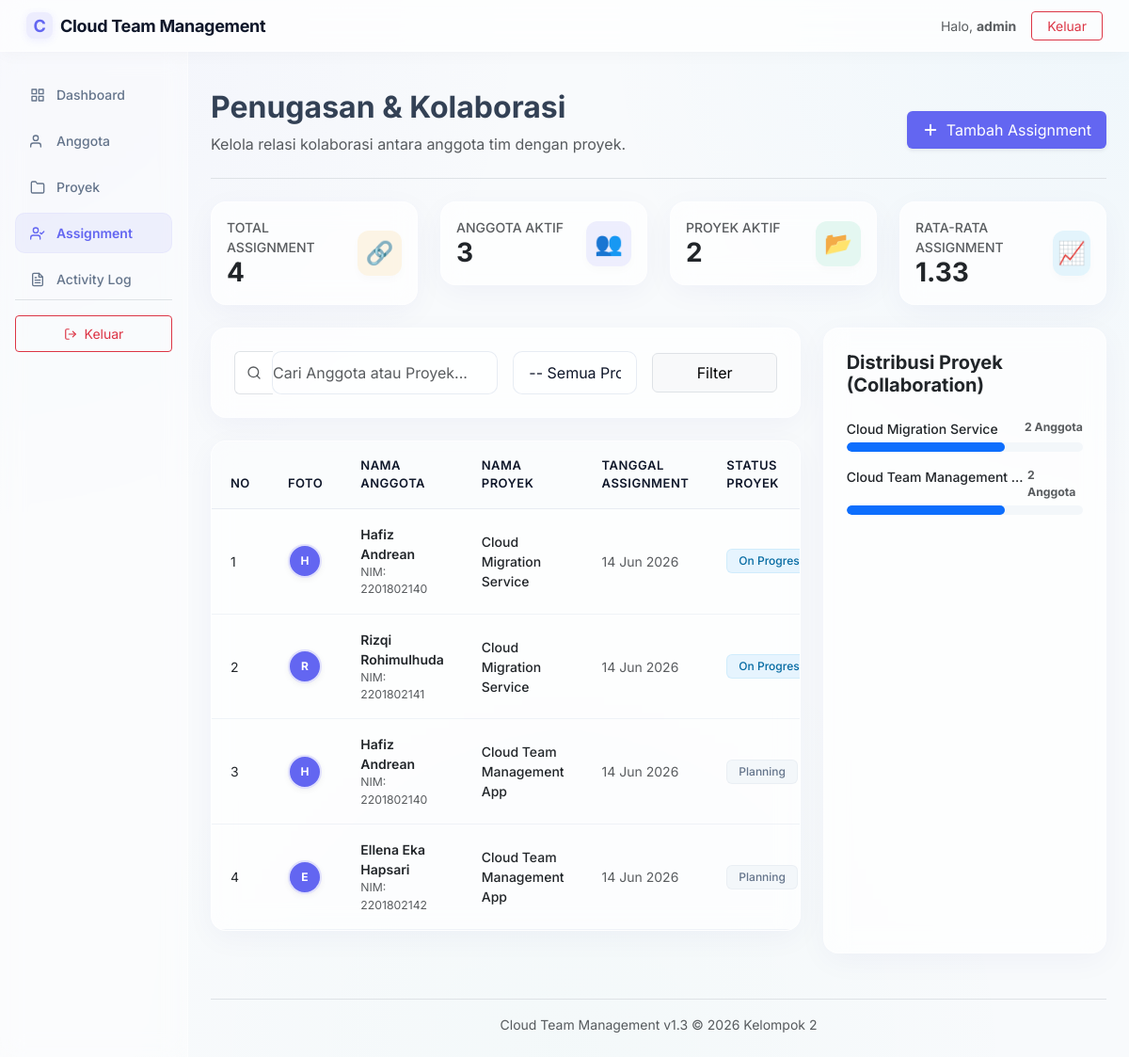
Page /assignment/index.php (signed in) on the committed database.
### tables this page shows
CREATE TABLE `anggota_proyek` (
  `id` INT AUTO_INCREMENT PRIMARY KEY,
  `anggota_id` INT NOT NULL,
  `proyek_id` INT NOT NULL,
  `created_at` TIMESTAMP DEFAULT CURRENT_TIMESTAMP,
  CONSTRAINT `fk_ap_anggota` FOREIGN KEY (`anggota_id`) REFERENCES `anggota` (`id`) ON DELETE CASCADE ON UPDATE CASCADE,
  CONSTRAINT `fk_ap_proyek` FOREIGN KEY (`proyek_id`) REFERENCES `proyek` (`id`) ON DELETE CASCADE ON UPDATE CASCADE,
  UNIQUE KEY `uk_anggota_proyek` (`anggota_id`, `proyek_id`)
);

CREATE TABLE `anggota` (
  `id` INT AUTO_INCREMENT PRIMARY KEY,
  `nama` VARCHAR(100) NOT NULL,
  `nim` VARCHAR(50) NOT NULL UNIQUE,
  `email` VARCHAR(100) NULL UNIQUE,
  `foto` VARCHAR(255) NULL,
  `id_user` INT UNIQUE NULL,
  `created_at` TIMESTAMP DEFAULT CURRENT_TIMESTAMP,
  `updated_at` TIMESTAMP DEFAULT CURRENT_TIMESTAMP ON UPDATE CURRENT_TIMESTAMP,
  CONSTRAINT `fk_anggota_users` FOREIGN KEY (`id_user`) REFERENCES `users` (`id`) ON DELETE SET NULL ON UPDATE CASCADE
);

CREATE TABLE `proyek` (
  `id` INT AUTO_INCREMENT PRIMARY KEY,
  `nama_proyek` VARCHAR(100) NOT NULL,
  `deskripsi` TEXT NULL,
  `status` ENUM('direncanakan', 'berjalan', 'selesai', 'tertunda') NOT NULL DEFAULT 'direncanakan',
  `deadline` DATE NOT NULL,
  `created_at` TIMESTAMP DEFAULT CURRENT_TIMESTAMP,
  `updated_at` TIMESTAMP DEFAULT CURRENT_TIMESTAMP ON UPDATE CURRENT_TIMESTAMP
);

### assignment/helper.php (called while the page is built, shortened)
<?php
function getAssignmentStats($db) {
    try {
        $totalAssignments = $db->query("SELECT COUNT(*) FROM anggota_proyek")->fetchColumn();
        $totalActiveMembers = $db->query("SELECT COUNT(DISTINCT anggota_id) FROM anggota_proyek")->fetchColumn();
        $totalActiveProjects = $db->query("SELECT COUNT(DISTINCT proyek_id) FROM anggota_proyek")->fetchColumn();
        $avg = 0;
        if ($totalActiveMembers > 0) {
            $avg = round($totalAssignments / $totalActiveMembers, 2);
        }
        return [
            'total_assignments'   => $totalAssignments,
            'total_active_members' => $totalActiveMembers,
            'total_active_projects' => $totalActiveProjects,
            'average_assignments'  => $avg
        ];
    } catch (PDOException $e) {
        return [
            'total_assignments'   => 0,
            'total_active_members' => 0,
            'total_active_projects' => 0,
            'average_assignments'  => 0
        ];
    }
}
function getProjectDistribution($db) {
    try {
        $totalMembers = $db->query("SELECT COUNT(*) FROM anggota")->fetchColumn();
        $query = "
            SELECT p.id, p.nama_proyek, COUNT(ap.id) AS member_count
            FROM proyek p
            LEFT JOIN anggota_proyek ap ON p.id = ap.proyek_id
            GROUP BY p.id, p.nama_proyek
            ORDER BY member_count DESC, p.nama_proyek ASC
        ";
        $projects = $db->query($query)->fetchAll();
        $distribution = [];
        foreach ($projects as $p) {
            $count = (int)$p['member_count'];
            $percentage = round(($count / $totalMembers) * 100);
            $distribution[] = [
                'nama_proyek' => $p['nama_proyek'],
                'count' => $count,
                'percentage' => $percentage
            ];
        }
        return $distribution;
    } catch (PDOException $e) {
        return [];
    }
}

### assignment/index.php (the view, shortened to what this page needs)
<?php
require_once __DIR__ . '/../config/layout.php';
require_once __DIR__ . '/helper.php';
require_once __DIR__ . '/../proyek/helper.php';
$db = Database::getConnection();
$search = isset($_GET['search']) ? trim($_GET['search']) : '';
$proyekFilter = isset($_GET['proyek_id']) && is_numeric($_GET['proyek_id']) ? (int)$_GET['proyek_id'] : 0;
$limit = 10;
$page = isset($_GET['page']) && is_numeric($_GET['page']) ? (int)$_GET['page'] : 1;
$offset = ($page - 1) * $limit;
try {
    $stats = getAssignmentStats($db);
    $distribution = getProjectDistribution($db);
    $whereSql = '';
    $query = "
        SELECT ap.id, ap.created_at, a.nama, a.nim, a.foto, p.nama_proyek, p.status, p.deadline
        FROM anggota_proyek ap
        JOIN anggota a ON ap.anggota_id = a.id
        JOIN proyek p ON ap.proyek_id = p.id
        $whereSql
        ORDER BY ap.created_at DESC
        LIMIT :limit OFFSET :offset
    ";
    $stmt = $db->prepare($query);
    $stmt->bindValue(':limit', $limit, PDO::PARAM_INT);
    $stmt->bindValue(':offset', $offset, PDO::PARAM_INT);
    $stmt->execute();
    $assignments = $stmt->fetchAll();
} catch (PDOException $e) {
    $_SESSION['flash_error'] = 'Database error: ' . $e->getMessage();
    $assignments = [];
    $stats = ['total_assignments' => 0, 'total_active_members' => 0, 'total_active_projects' => 0, 'average_assignments' => 0];
    $distribution = [];
    $projectsDropdown = [];
    $filteredTotal = 0;
    $totalPages = 1;
}
?>
<div class="d-flex justify-content-between flex-wrap flex-md-nowrap align-items-center pt-3 pb-2 mb-4 border-bottom">
    <div>
        <h1 class="h2 fw-bold welcome-title" id="page-title">Penugasan & Kolaborasi</h1>
        <p class="welcome-subtitle text-muted">Kelola relasi kolaborasi antara anggota tim dengan proyek.</p>
    </div>
    <div class="btn-toolbar mb-2 mb-md-0">
        <a href="create.php" class="btn btn-primary d-flex align-items-center gap-2 py-2 px-3 shadow-sm border-0" style="background-color: var(--primary-color);">
            <svg width="18" height="18" viewBox="0 0 24 24" fill="none" stroke="currentColor" stroke-width="2.5" stroke-linecap="round" stroke-linejoin="round"><line x1="12" y1="5" x2="12" y2="19"></line><line x1="5" y1="12" x2="19" y2="12"></line></svg>
            <span>Tambah Assignment</span>
        </a>
    </div>
</div>
<?php if ($stats['total_assignments'] == 0 && empty($search) && $proyekFilter == 0): ?>
    <div class="card border-0 shadow-sm p-5 text-center my-4">
        <div class="py-5">
            <div class="display-3 mb-3">🔗</div>
            <h3 class="fw-bold text-dark">Belum Ada Assignment</h3>
            <p class="text-muted mx-auto" style="max-width: 480px;">Sistem belum mencatat penugasan anggota ke proyek apa pun. Hubungkan anggota tim Anda ke proyek untuk mulai berkolaborasi.</p>
            <a href="create.php" class="btn btn-primary px-4 py-2 mt-3 border-0" style="background-color: var(--primary-color);">
                Tambah Assignment Pertama
            </a>
        </div>
    </div>
<?php else: ?>
    <div class="row g-4 mb-4">
        <div class="col-6 col-lg-3">
            <div class="card p-3 border-0 shadow-sm d-flex flex-row align-items-center justify-content-between">
                <div>
                    <span class="text-muted d-block small fw-medium text-uppercase tracking-wider">Total Assignment</span>
                    <h3 class="fw-bold mb-0 text-dark"><?php echo $stats['total_assignments']; ?></h3>
                </div>
                <div class="card-summary-icon assignment small">🔗</div>
            </div>
        </div>
        <div class="col-6 col-lg-3">
            <div class="card p-3 border-0 shadow-sm d-flex flex-row align-items-center justify-content-between">
                <div>
                    <span class="text-muted d-block small fw-medium text-uppercase tracking-wider">Anggota Aktif</span>
                    <h3 class="fw-bold mb-0 text-dark"><?php echo $stats['total_active_members']; ?></h3>
                </div>
                <div class="card-summary-icon users small">👥</div>
            </div>
        </div>
        <div class="col-6 col-lg-3">
            <div class="card p-3 border-0 shadow-sm d-flex flex-row align-items-center justify-content-between">
                <div>
                    <span class="text-muted d-block small fw-medium text-uppercase tracking-wider">Proyek Aktif</span>
                    <h3 class="fw-bold mb-0 text-dark"><?php echo $stats['total_active_projects']; ?></h3>
                </div>
                <div class="card-summary-icon proyek small">📂</div>
            </div>
        </div>
        <div class="col-6 col-lg-3">
            <div class="card p-3 border-0 shadow-sm d-flex flex-row align-items-center justify-content-between">
                <div>
                    <span class="text-muted d-block small fw-medium text-uppercase tracking-wider">Rata-rata Assignment</span>
                    <h3 class="fw-bold mb-0 text-dark"><?php echo number_format($stats['average_assignments'], 2); ?></h3>
                </div>
                <div class="card-summary-icon anggota small">📈</div>
            </div>
        </div>
    </div>
    <div class="row g-4">
        <div class="col-12 col-xl-8">
            <div class="card border-0 shadow-sm p-4 mb-4">
                <form method="GET" action="index.php" class="row g-3 align-items-center">
                    <div class="col-12 col-md-6">
                        <div class="input-group">
                            <span class="input-group-text bg-white border-end-0 text-muted">
                                <svg width="16" height="16" viewBox="0 0 24 24" fill="none" stroke="currentColor" stroke-width="2" stroke-linecap="round" stroke-linejoin="round"><circle cx="11" cy="11" r="8"></circle><line x1="21" y1="21" x2="16.65" y2="16.65"></line></svg>
                            </span>
                            <input type="text" name="search" class="form-control border-start-0 ps-0" placeholder="Cari Anggota atau Proyek..." value="<?php echo htmlspecialchars($search); ?>">
                        </div>
                    </div>
                    <div class="col-12 col-sm-6 col-md-3">
                        <select name="proyek_id" class="form-select">
                            <option value="">-- Semua Proyek --</option>
                        </select>
                    </div>
                    <div class="col-12 col-sm-6 col-md-3 d-flex gap-2">
                        <button type="submit" class="btn btn-light border w-100 py-2">Filter</button>
                    </div>
                </form>
            </div>
            <div class="card border-0 shadow-sm p-0 mb-4 overflow-hidden">
                <div class="table-responsive">
                    <table class="table table-hover table-custom mb-0">
                        <thead>
                            <tr>
                                <th style="width: 50px;">No</th>
                                <th style="width: 70px;">Foto</th>
                                <th>Nama Anggota</th>
                                <th>Nama Proyek</th>
                                <th>Tanggal Assignment</th>
                                <th>Status Proyek</th>
                            </tr>
                        </thead>
                        <tbody>
                            <?php if (empty($assignments)): ?>
                                <tr>
                                    <td colspan="7" class="text-center text-muted py-4">
                                        Tidak ada data penugasan ditemukan.
                                    </td>
                                </tr>
                            <?php else: ?>
                                <?php
                                $no = $offset + 1;
                                foreach ($assignments as $a):
                                ?>
                                    <tr>
                                        <td><?php echo $no++; ?></td>
                                        <td>
                                            <?php
                                            $avatarPath = '../uploads/' . $a['foto'];
                                            if (!empty($a['foto']) && file_exists(__DIR__ . '/../' . $avatarPath)):
                                            ?>
                                                <img src="<?php echo htmlspecialchars($avatarPath); ?>" alt="Avatar" class="avatar-mini" style="width: 36px; height: 36px;">
                                            <?php else: ?>
                                                <div class="avatar-mini text-uppercase fw-bold" style="width: 36px; height: 36px; font-size: 12px; background-color: var(--primary-color); color: #ffffff;">
                                                    <?php echo htmlspecialchars(substr($a['nama'], 0, 1)); ?>
                                                </div>
                                            <?php endif; ?>
                                        </td>
                                        <td>
                                            <div class="fw-semibold text-dark"><?php echo htmlspecialchars($a['nama']); ?></div>
                                            <div class="text-muted small">NIM: <?php echo htmlspecialchars($a['nim']); ?></div>
                                        </td>
                                        <td class="text-dark fw-medium text-wrap" style="max-width: 200px;">
                                            <?php echo htmlspecialchars($a['nama_proyek']); ?>
                                        </td>
                                        <td class="text-muted small">
                                            <?php echo date('d M Y', strtotime($a['created_at'])); ?>
                                        </td>
                                        <td>
                                            <?php echo getProjectStatusBadge($a['status'], $a['deadline']); ?>
                                        </td>
                                    </tr>
                                <?php endforeach; ?>
                            <?php endif; ?>
                        </tbody>
                    </table>
                </div>
            </div>
        </div>
        <div class="col-12 col-xl-4">
            <div class="card border-0 shadow-sm p-4 h-100">
                <h5 class="fw-bold text-dark mb-4">Distribusi Proyek (Collaboration)</h5>
                <?php if (empty($distribution)): ?>
                    <p class="text-muted small">Belum ada data distribusi.</p>
                <?php else: ?>
                    <div class="d-flex flex-column gap-3">
                        <?php foreach ($distribution as $d): ?>
                            <div>
                                <div class="d-flex justify-content-between small mb-1">
                                    <span class="fw-medium text-dark text-truncate" style="max-width: 220px;" title="<?php echo htmlspecialchars($d['nama_proyek']); ?>">
                                        <?php echo htmlspecialchars($d['nama_proyek']); ?>
                                    </span>
                                    <span class="text-muted small fw-bold">
                                        <?php echo $d['count']; ?> Anggota
                                    </span>
                                </div>
                                <div class="progress" style="height: 10px;">
                                    <div class="progress-bar bg-primary" role="progressbar" style="width: <?php echo $d['percentage']; ?>%" aria-valuenow="<?php echo $d['percentage']; ?>" aria-valuemin="0" aria-valuemax="100"></div>
                                </div>
                            </div>
                        <?php endforeach; ?>
                    </div>
                <?php endif; ?>
            </div>
        </div>
    </div>
<?php endif; ?>

### proyek/helper.php (shortened to what this page needs)
<?php
function getProjectStatusLabel($status) {
    switch ($status) {
        case 'direncanakan':
            return 'Planning';
        case 'berjalan':
            return 'On Progress';
    }
}
function getProjectStatusBadge($status, $deadline) {
    $statusLabel = getProjectStatusLabel($status);
    $badgeClass = 'badge-planning';
    switch ($status) {
        case 'berjalan':
            $badgeClass = 'badge-progress';
            break;
    }
    $html = '<span class="badge ' . $badgeClass . '">' . htmlspecialchars($statusLabel) . '</span>';
    $today = date('Y-m-d');
    return $html;
}

### rows in the picture
anggota_proyek: anggota.nama "H", anggota.nama "Hafiz Andrean", anggota.nim "2201802140", proyek.nama_proyek "Cloud Migration Service", created_at "14 Jun 2026", proyek.status "On…"
anggota_proyek: anggota.nama "R", anggota.nama "Rizqi Rohimulhuda", anggota.nim "2201802141", proyek.nama_proyek "Cloud Migration Service", created_at "14 Jun 2026", proyek.status "On…"
anggota_proyek: anggota.nama "H", anggota.nama "Hafiz Andrean", anggota.nim "2201802140", proyek.nama_proyek "Cloud Team Management App", created_at "14 Jun 2026", proyek.status "Planning"
anggota_proyek: anggota.nama "E", anggota.nama "Ellena Eka Hapsari", anggota.nim "2201802142", proyek.nama_proyek "Cloud Team Management App", created_at "14 Jun 2026", proyek.status "Planning"
proyek: nama_proyek "Cloud Migration Service", count "2", $d['percentage'] 67 (drawn)

### other values in the picture
$currentUser['nama'] "admin"
$stats['total_assignments'] "4"
$stats['total_active_members'] "3"
$stats['total_active_projects'] "2"
$stats['average_assignments'] "1.33"
$d['nama_proyek'] "Cloud Team Management…"
$d['count'] "2"
